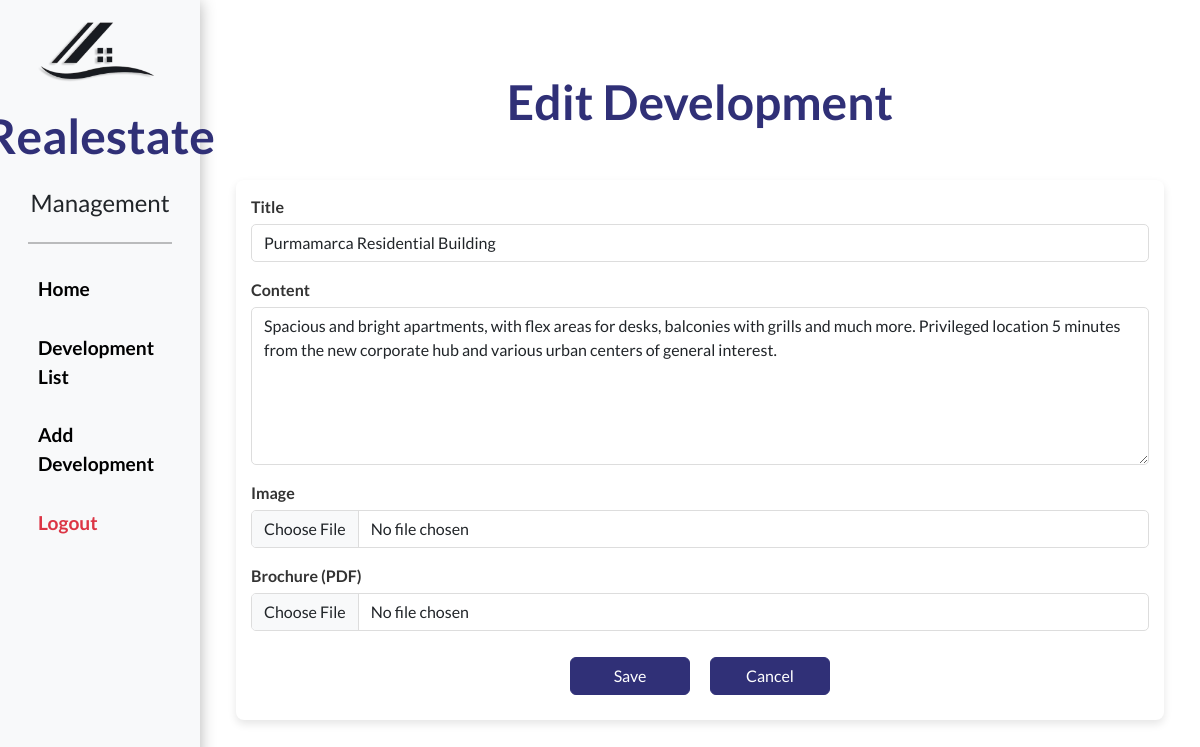
The page /management/edit/18/ (signed in) on the database its author committed.
### realestate/models.py (models this page shows, shortened)
class development(models.Model):
    title = models.CharField(max_length=50)
    content = models.CharField(max_length=200)
    image = models.ImageField(upload_to='developments')
    brochurePaper = models.FileField(upload_to='developments_pdfs/')
    created = models.DateTimeField(auto_now_add=True)
    updated = models.DateTimeField(auto_now=True)
    class Meta:
        verbose_name = 'development'
        verbose_name_plural = 'developments'

### realestate/views.py (the view)
# urls.py: path('management/edit/<int:dev_id>/', views.edit_development, name='edit_development'),
@login_required(login_url='login')
def edit_development(request, dev_id):
    dev = get_object_or_404(development, id=dev_id)
    if request.method == 'POST':
        form = DevelopmentForm(request.POST, request.FILES, instance=dev)
        if form.is_valid():
            form.save()
            return redirect('management')
    else:
        form = DevelopmentForm(instance=dev)
    return render(request, 'realestate/edit_development.html', {'form': form, 'development': dev})

### realestate/forms.py
class DevelopmentForm(forms.ModelForm):
    class Meta:
        model = development  # Links the form to the 'development' model
        fields = ['title', 'content', 'image', 'brochurePaper']  # Specifies the fields to include
        widgets = {
            'title': forms.TextInput(attrs={
                'class': 'form-control',
                'placeholder': 'Enter the title'
            }),
            'content': forms.Textarea(attrs={
                'class': 'form-control',
                'placeholder': 'Enter the content',
                'rows': 6  # Number of rows in the text area
            }),
            'image': forms.FileInput(attrs={
                'class': 'form-control'
            }),
            'brochurePaper': forms.FileInput(attrs={
                'class': 'form-control'
            })
        }

### realestate/templates/realestate/edit_development.html (shortened to what this page needs)
{% extends "realestate/layout_development.html" %}
{% block content %}
<div class="container mt-5">
    <h1 class="text-center mb-4 logo-text">Edit Development</h1>
    <div id="development-form">
        <form method="post" enctype="multipart/form-data">
            <div class="mb-3">
                <label for="{{ form.title.id_for_label }}">Title</label>
                {{ form.title }}
            </div>
            <div class="mb-3">
                <label for="{{ form.content.id_for_label }}">Content</label>
                {{ form.content }}
            </div>
            <div class="mb-3">
                <label for="{{ form.image.id_for_label }}">Image</label>
                {{ form.image }}
            </div>
            <div class="mb-3">
                <label for="{{ form.brochurePaper.id_for_label }}">Brochure (PDF)</label>
                {{ form.brochurePaper }}
            </div>
            <div class="text-center">
                <button type="submit" class="btn">Save</button>
                <a href="{% url 'management' %}" class="btn">Cancel</a>
            </div>
        </form>
    </div>
</div>
{% endblock %}

### realestate/static/css/styleManagement.css (style rules this page uses)
* { box-sizing: border-box; }
html { scroll-behavior: smooth; }
body { font-family: 'Lato', sans-serif; margin: 0; }
h1 { font-size: 3em; font-weight: bold; }
a { text-decoration: none; }
.logo-text { color: rgb(48, 48, 119); margin: 0; padding: 25px 0px; font-weight: bold; }
textarea { resize: vertical; min-height: 200px; }
#development-form { background-color: #ffffff; padding: 15px; border-radius: 8px; box-shadow: 0 4px 8px rgba(0, 0, 0, 0.1); }
#development-form .form-control { border-color: #ddd; border-radius: 5px; }
#development-form label { font-weight: 600; color: #333; margin-bottom: 5px; display: block; text-align: left; }
#development-form .btn { width: 120px; font-size: 1em; background-color: rgb(48, 48, 119); border-color: rgb(48, 48, 119); color: #fff; margin: 10px 5px; }
#development-form .text-center { display: flex; justify-content: center; gap: 10px; }

### rows shown on the page
development: title "Purmamarca Residential Building", content "Spacious and bright apartments, with flex areas for desks, balconies with grills and much more. Privileged location 5 minutes from the new corporate hub and various urban centers of general interest."
